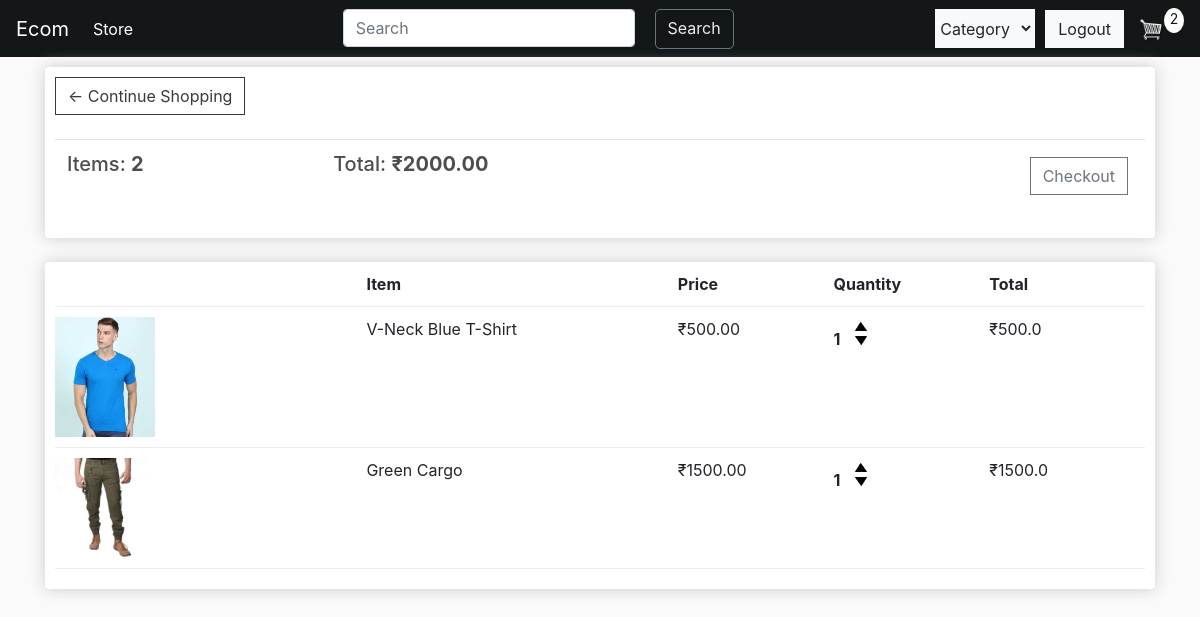
Page /cart (signed in) on the earlier database version.
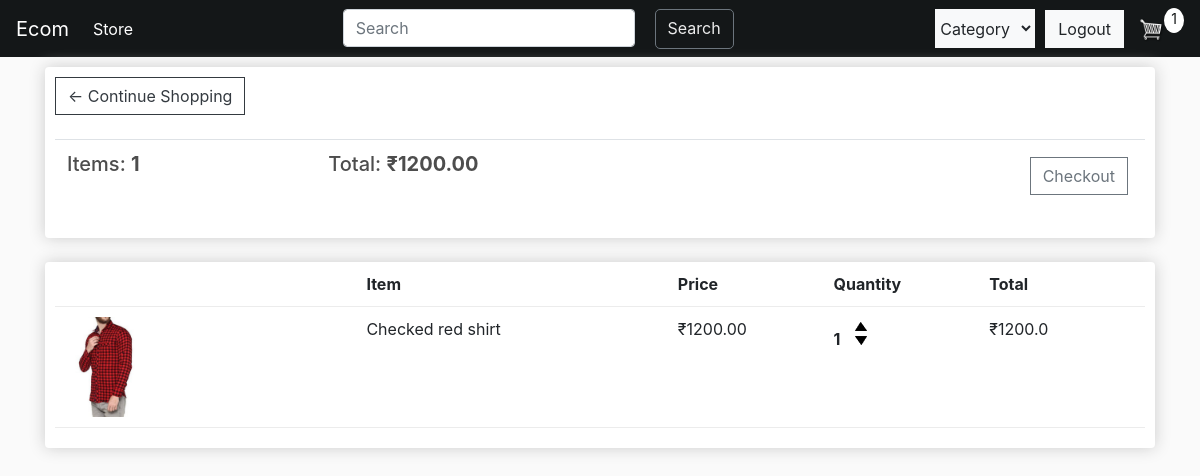
Same page on the later database version.
### store/models.py (models this page shows, shortened)
class Order(models.Model):
    customer = models.ForeignKey(Customer, on_delete=models.SET_NULL,blank=True,null=True)
    date_ordered = models.DateTimeField(auto_now_add=True)
    complete = models.BooleanField(default=False,null=True,blank=False)
    transaction_id = models.CharField(max_length=200, null=True)
    @property
    def get_cart_total(self):
        orderitem = self.orderitem_set.all()
        total =  sum([item.get_total for item in orderitem])
        return total
    @property
    def get_cart_items(self):
        orderitem = self.orderitem_set.all()
        total = sum([item.quantity for item in orderitem])
        return total

class OrderItem(models.Model):
    product = models.ForeignKey(Product, on_delete=models.SET_NULL, null =True)
    order = models.ForeignKey(Order, on_delete = models.SET_NULL, null = True)
    quantity = models.IntegerField(default = 0, null = True, blank = True)
    date_added = models.DateTimeField(auto_now_add = True)
    @property
    def get_total(self):
        total = self.product.price * self.quantity
        return total

class Product(models.Model):
    name = models.CharField(max_length=200,null=True)
    price = models.FloatField()
    description = models.CharField(max_length=500,blank=True,default="")
    CATEGORY = (('shirt','SHIRT'), ('t-shirt','T-SHIRT'),('trouser','TROUSER'))
    categories = models.CharField(max_length=7,choices=CATEGORY,default='shirt')
    image = models.ImageField(null=True,blank = True)
    stock = models.IntegerField(default = 0)
    @property
    def imageURL(self):
        try:
            url = self.image.url
        except:
            url = ''
        return url

### store/views.py (the view)
# urls.py: path('cart',views.cart,name='cart'),
def cart(request):
    if request.user.is_authenticated:
        customer = request.user.customer
        order, created = Order.objects.get_or_create(customer=customer, complete = False)
        items = order.orderitem_set.all()
        cartItems = order.get_cart_items
    else:
        items = []
        order = {"get_cart_items":0,"get_cart_total":0}
        cartItems = order["get_cart_items"]
    context = {"items":items, "order":order, "cartItems": cartItems}
    return render(request,'store/cart.html',context)

### store/templates/store/cart.html
{% extends 'store/main.html'%}
{% load static%}
{%block content%}
<div class="row">
    <div class="col-lg-12">
        <div class="box-element">
          <a class="btn btn-outline-dark" href="{%url 'store'%}">&#8592; Continue Shopping</a>
          <br>
          <br>
          <table class="table">
              <th><h5>Items: <strong>{{order.get_cart_items}}</strong></h6></th>
              <th><h5>Total: <strong>₹{{order.get_cart_total|floatformat:2}}</strong></h6></th>
              <th>
                  {% if user.is_authenticated %}
                    {% if cartItems > 0 %}
                        <a class="btn btn-outline-secondary checkout" href="{%url 'checkout' %}">
                            Checkout
                        </a>
                    {%else%}
                    <h5 style="float:right;">
                        Your cart is empty
                    </h5>
                    {% endif %}
                  {% else %}
                    <a class="btn btn-outline-secondary checkout" href="{%url 'login'%}">
                        Login first
                    </a>
                  {% endif %}
              </th>
          </table>
        </div>
        <br>
        <div class="box-element">
            <div class="cart-row">
                <div style="flex:2"></div>
                <div style="flex:2"><strong>Item</strong></div>
                <div style="flex:1"><strong>Price</strong></div>
                <div style="flex:1"><strong>Quantity</strong></div>
                <div style="flex:1"><strong>Total</strong></div>
            </div>
            {% for item in items %}
            <div class="cart-row">
                <div style="flex:2"><a href="#"><img src="{{item.product.imageURL}}" class="row-image"></a></div>
                <div style="flex:2">{{item.product.name}}</div>
                <div style="flex:1">₹{{item.product.price|floatformat:2}}</div>
                <div style="flex:1">
                    <p class="quantity">{{item.quantity}}</p>
                    <div class="quantity">
                        {% if item.product.stock > 0 %}
                        <img  data-product={{item.product.id}} data-action="add" src="{%static 'image/arrow-up.png'%}" class="chg-quantity update-cart">
                        {% endif %}
                        <img data-product={{item.product.id}} data-action="remove"src="{%static 'image/arrow-down.png'%}" class="chg-quantity update-cart">
                    </div>
                </div>
                <div style="flex:1">₹{{item.get_total}}</div>
            </div>
            {% endfor %}
        </div>
    </div>
</div>
{%endblock%}

Differences in the rows shown:
removed Order: get_cart_items "2", get_cart_total "2000.00"
removed OrderItem: product.imageURL (picture), product.name "V-Neck Blue T-Shirt", product.price "500.00", quantity "1", get_total "500.0"
removed OrderItem: product.imageURL (picture), product.name "Green Cargo", product.price "1500.00", quantity "1", get_total "1500.0"
added Order: get_cart_items "1", get_cart_total "1200.00"
added OrderItem: product.imageURL (picture), product.name "Checked red shirt", product.price "1200.00", quantity "1", get_total "1200.0"
Other differences:
{{ cartItems }}: "2" → "1"
